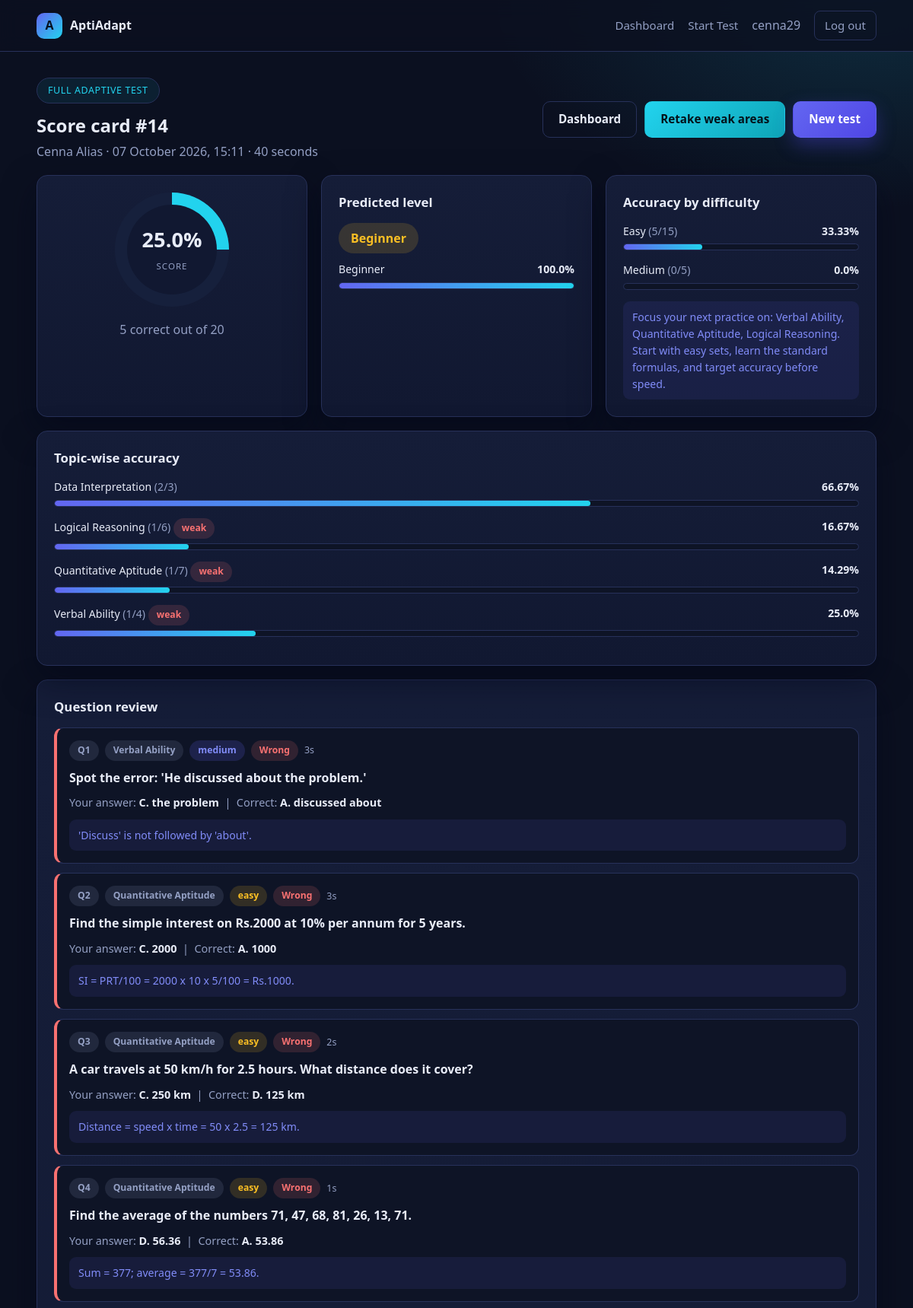
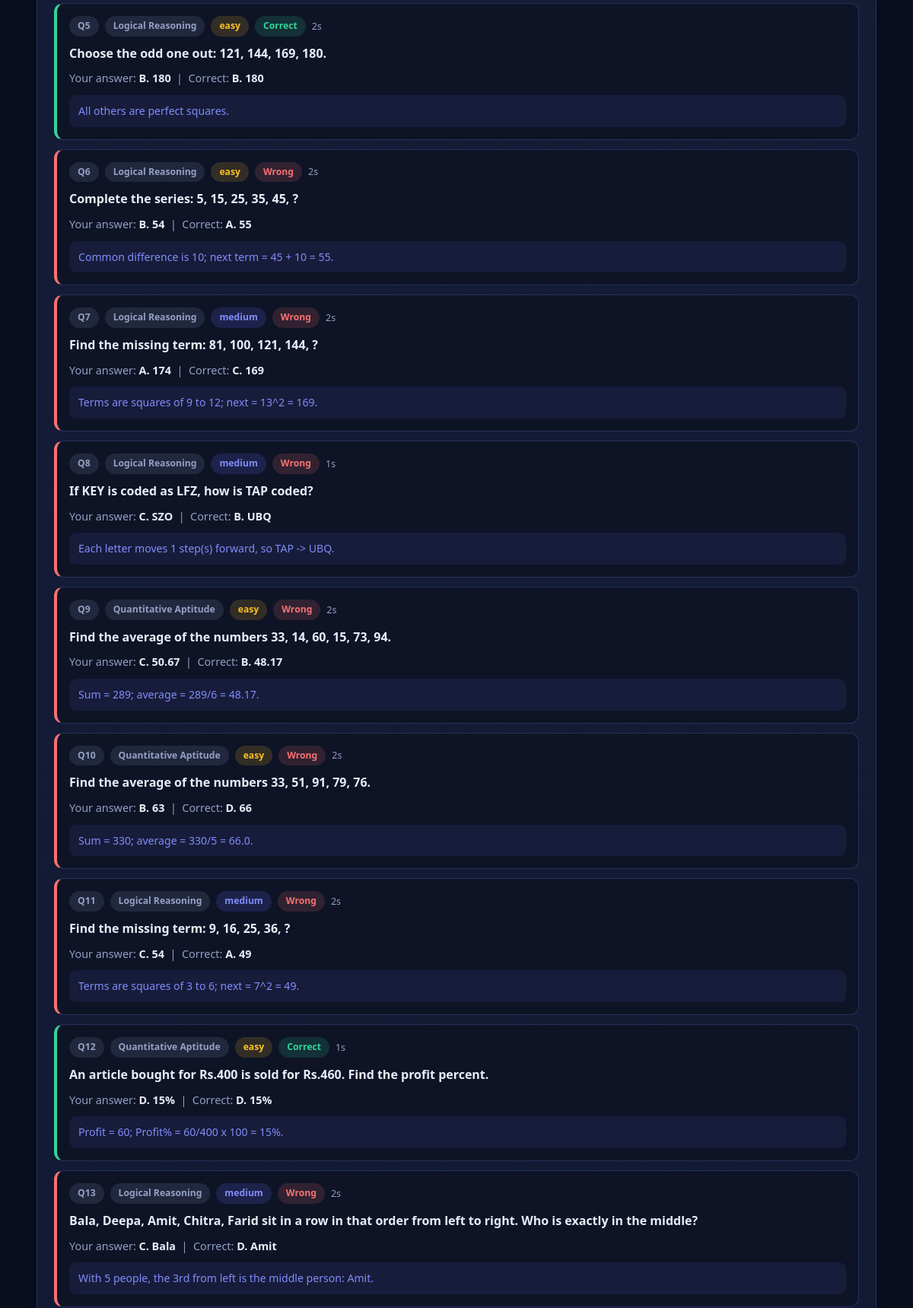
The page /report/14 (signed in, upper part) on the database its author committed (2 pictures, top to bottom).
### models.py (models this page shows, shortened)
class User(db.Model):
    __tablename__ = "users"
    id = db.Column(db.Integer, primary_key=True)
    username = db.Column(db.String(64), unique=True, nullable=False)
    email = db.Column(db.String(120), unique=True, nullable=False)
    full_name = db.Column(db.String(120))
    college = db.Column(db.String(160))
    password_hash = db.Column(db.String(255), nullable=False)
    is_admin = db.Column(db.Boolean, default=False, nullable=False)
    created_at = db.Column(db.DateTime, default=datetime.utcnow)
    attempts = db.relationship("TestAttempt", backref="user", lazy=True,
                               cascade="all, delete-orphan")
    @property
    def completed_attempts(self):
        return [a for a in self.attempts if a.completed]

class TestAttempt(db.Model):
    __tablename__ = "test_attempts"
    id = db.Column(db.Integer, primary_key=True)
    user_id = db.Column(db.Integer, db.ForeignKey("users.id"), nullable=False, index=True)
    mode = db.Column(db.String(20), default="full")        # full | retake
    focus_topics = db.Column(db.String(255))               # comma separated, retake mode
    total_questions = db.Column(db.Integer, default=0)
    correct_answers = db.Column(db.Integer, default=0)
    percentage = db.Column(db.Float, default=0.0)
    predicted_level = db.Column(db.String(20))
    level_confidence = db.Column(db.Float)
    time_taken = db.Column(db.Integer, default=0)          # seconds
    completed = db.Column(db.Boolean, default=False)
    started_at = db.Column(db.DateTime, default=india_time)
    finished_at = db.Column(db.DateTime)
    answers = db.relationship("Answer", backref="attempt", lazy=True,
                              cascade="all, delete-orphan", order_by="Answer.sequence")
    def topic_breakdown(self):
        stats = {}
        for a in self.answers:
            s = stats.setdefault(a.topic, {"total": 0, "correct": 0})
            s["total"] += 1
            s["correct"] += 1 if a.is_correct else 0
        for s in stats.values():
            s["accuracy"] = round(s["correct"] * 100 / s["total"], 2) if s["total"] else 0.0
        return stats
    def difficulty_breakdown(self):
        stats = {}
        for a in self.answers:
            s = stats.setdefault(a.difficulty, {"total": 0, "correct": 0})
            s["total"] += 1
            s["correct"] += 1 if a.is_correct else 0
        for s in stats.values():
            s["accuracy"] = round(s["correct"] * 100 / s["total"], 2) if s["total"] else 0.0
        return stats
    def weak_topics(self, threshold=60.0):
        return [t for t, s in self.topic_breakdown().items() if s["accuracy"] < threshold]

class Answer(db.Model):
    __tablename__ = "answers"
    id = db.Column(db.Integer, primary_key=True)
    attempt_id = db.Column(db.Integer, db.ForeignKey("test_attempts.id"), nullable=False, index=True)
    question_id = db.Column(db.Integer, db.ForeignKey("questions.id"), nullable=False)
    sequence = db.Column(db.Integer, default=0)
    topic = db.Column(db.String(60))
    difficulty = db.Column(db.String(10))
    selected_option = db.Column(db.String(1))
    is_correct = db.Column(db.Boolean, default=False)
    seconds = db.Column(db.Integer, default=0)
    question = db.relationship("Question")

class Question(db.Model):
    __tablename__ = "questions"
    id = db.Column(db.Integer, primary_key=True)
    topic = db.Column(db.String(60), nullable=False, index=True)
    subtopic = db.Column(db.String(80))
    difficulty = db.Column(db.String(10), nullable=False, index=True)  # easy|medium|hard
    question = db.Column(db.Text, nullable=False)
    option_a = db.Column(db.String(255), nullable=False)
    option_b = db.Column(db.String(255), nullable=False)
    option_c = db.Column(db.String(255), nullable=False)
    option_d = db.Column(db.String(255), nullable=False)
    correct_option = db.Column(db.String(1), nullable=False)  # A|B|C|D
    explanation = db.Column(db.Text)
    active = db.Column(db.Boolean, default=True, nullable=False)
    def option_text(self, letter):
        return {"A": self.option_a, "B": self.option_b,
                "C": self.option_c, "D": self.option_d}.get(letter)

### app.py (the view)
@app.route("/report/<int:attempt_id>")
@login_required
def report(attempt_id):
    attempt = db.session.get(TestAttempt, attempt_id)
    u = current_user()
    if not attempt or not attempt.completed or (attempt.user_id != u.id and not u.is_admin):
        abort(404)
    owner = db.session.get(User, attempt.user_id)
    level, conf, feats, probs, src = predictor.predict_level(attempt, owner, app.config["MODEL_PATH"])
    weak = attempt.weak_topics(app.config["WEAK_TOPIC_THRESHOLD"])
    return render_template("report.html", attempt=attempt, topics=attempt.topic_breakdown(),
                           diffs=attempt.difficulty_breakdown(), weak=weak, level=level,
                           confidence=conf, probs=probs, features=feats, source=src,
                           advice=predictor.recommendation(level, weak),
                           metrics=predictor.load_metrics(app.config["METRICS_PATH"]))

### app.py (called while the page is built)
def india_time():
    return datetime.now(ZoneInfo("Asia/Kolkata")).replace(tzinfo=None)

def current_user():
    uid = session.get("user_id")
    return db.session.get(User, uid) if uid else None

def login_required(view):
    @wraps(view)
    def wrapper(*a, **kw):
        if not current_user():
            flash("Please log in to continue.", "warning")
            return redirect(url_for("login"))
        return view(*a, **kw)
    return wrapper

@app.context_processor
def inject_globals():
    return {"user": current_user(), "year": india_time().year}

### engine/predictor.py (called while the page is built, shortened)
def load_model(path):
    global _bundle
    if _bundle is None and os.path.exists(path):
        import joblib
        _bundle = joblib.load(path)
    return _bundle

def load_metrics(path):
    global _metrics
    if _metrics is None and os.path.exists(path):
        with open(path, encoding="utf-8") as f:
            _metrics = json.load(f)
    return _metrics or {}

def predict_level(attempt, user, model_path):
    feats = build_features(attempt, user)
    bundle = load_model(model_path)
    pct = feats["overall_accuracy"]
    label = "Advanced" if pct >= 75 else "Intermediate" if pct >= 50 else "Beginner"
    return label, 100.0, feats, {label: 100.0}, "rule-based fallback"

def recommendation(level, weak_topics):
    if not weak_topics:
        base = "No weak area detected. Move to a harder mixed paper to push your ceiling."
    else:
        base = "Focus your next practice on: " + ", ".join(weak_topics) + "."
    tips = {
        "Beginner": " Start with easy sets, learn the standard formulas, and target accuracy before speed.",
        "Intermediate": " Drill medium questions under a timer and revise shortcuts for weak topics.",
        "Advanced": " Attempt hard mixed papers with sectional time limits to hold accuracy under pressure.",
    }
    return base + tips.get(level, "")

### templates/report.html (shortened to what this page needs)
{% extends "base.html" %}
{% block body %}
<section class="page container">
  <div class="row-between mb">
    <div>
      <span class="pill" style="margin:0">{{ 'Weak-area retake' if attempt.mode == 'retake' else 'Full adaptive test' }}</span>
      <h1 style="margin:10px 0 0">Score card #{{ attempt.id }}</h1>
      <p class="muted" style="margin:4px 0 0">{{ attempt.user.full_name or attempt.user.username }} &middot;
        {{ (attempt.finished_at or attempt.started_at).strftime('%d %B %Y, %H:%M') }} &middot; {{ attempt.time_taken }} seconds</p>
    </div>
    {% if not user.is_admin %}
    <div style="display:flex;gap:10px;flex-wrap:wrap">
      <a class="btn btn-ghost" href="{{ url_for('dashboard') }}">Dashboard</a>
      {% if weak %}<a class="btn btn-accent" href="{{ url_for('test_retake', attempt_id=attempt.id) }}">Retake weak areas</a>{% endif %}
      <a class="btn btn-primary" href="{{ url_for('test_start') }}">New test</a>
    </div>
    {% endif %}
  </div>
  <div class="grid grid-3 mb">
    <div class="card" style="text-align:center">
      <div class="score-ring" style="--pct: {{ attempt.percentage }}">
        <div class="score-ring-inner"><div><b>{{ attempt.percentage }}%</b><small>SCORE</small></div></div>
      </div>
      <p class="muted mt">{{ attempt.correct_answers }} correct out of {{ attempt.total_questions }}</p>
    </div>
    <div class="card">
      <h3 class="card-title">Predicted level</h3>
      <p style="margin:0 0 10px"><span class="badge badge-{{ level|lower }}" style="font-size:1rem;padding:8px 16px">{{ level }}</span></p>
      {% for cls, p in probs|dictsort %}
        <div class="bar-row"><div class="bar-head"><span>{{ cls }}</span><b>{{ p }}%</b></div>
          <div class="bar"><span style="width: {{ p }}%"></span></div></div>
      {% endfor %}
    </div>
    <div class="card">
      <h3 class="card-title">Accuracy by difficulty</h3>
      {% for d in ['easy', 'medium', 'hard'] %}{% if diffs.get(d) %}
        <div class="bar-row">
          <div class="bar-head"><span>{{ d|capitalize }} <span class="muted">({{ diffs[d].correct }}/{{ diffs[d].total }})</span></span><b>{{ diffs[d].accuracy }}%</b></div>
          <div class="bar"><span style="width: {{ diffs[d].accuracy }}%"></span></div>
        </div>
      {% endif %}{% endfor %}
      <div class="explain">{{ advice }}</div>
    </div>
  </div>
  <div class="grid grid-2">
    <div class="card">
      <h3 class="card-title">Topic-wise accuracy</h3>
      {% for topic, s in topics|dictsort %}
        <div class="bar-row">
          <div class="bar-head"><span>{{ topic }} <span class="muted">({{ s.correct }}/{{ s.total }})</span>
            {% if topic in weak %}<span class="badge badge-danger">weak</span>{% endif %}</span><b>{{ s.accuracy }}%</b></div>
          <div class="bar"><span style="width: {{ s.accuracy }}%"></span></div>
        </div>
      {% endfor %}
    </div>
  </div>
  <div class="card mt">
    <h3 class="card-title">Question review</h3>
    {% for a in attempt.answers %}
      <div class="review-item {{ 'correct' if a.is_correct else 'wrong' }}">
        <div class="review-meta">
          <span class="badge badge-muted">Q{{ a.sequence }}</span>
          <span class="badge badge-muted">{{ a.topic }}</span>
          <span class="badge badge-{{ a.difficulty }}">{{ a.difficulty }}</span>
          <span class="badge {{ 'badge-advanced' if a.is_correct else 'badge-danger' }}">{{ 'Correct' if a.is_correct else 'Wrong' }}</span>
          <span>{{ a.seconds }}s</span>
        </div>
        <div class="review-q">{{ a.question.question }}</div>
        <div class="review-ans">Your answer:
          <b>{% if a.selected_option %}{{ a.selected_option }}. {{ a.question.option_text(a.selected_option) }}{% else %}Not answered{% endif %}</b>
          &nbsp;|&nbsp; Correct: <b>{{ a.question.correct_option }}. {{ a.question.option_text(a.question.correct_option) }}</b></div>
        {% if a.question.explanation %}<div class="explain">{{ a.question.explanation }}</div>{% endif %}
      </div>
    {% endfor %}
  </div>
</section>
{% endblock %}

### templates/base.html (shortened to what this page needs)
<!doctype html>
<html lang="en">
<head>
  <link rel="stylesheet" href="{{ url_for('static', filename='css/style.css') }}">
</head>
<body>
<nav class="nav">
  <div class="container nav-inner">
    <a class="brand" href="{{ url_for('home') }}"><span class="brand-mark">A</span> AptiAdapt</a>
    <div class="nav-links">
      {% if user %}
        {% if user.is_admin %}
          <a href="{{ url_for('admin_dashboard') }}">Admin</a>
          <a href="{{ url_for('admin_questions') }}">Questions</a>
        {% else %}
          <a href="{{ url_for('dashboard') }}">Dashboard</a>
          <a href="{{ url_for('test_start') }}">Start Test</a>
        {% endif %}
        <span class="muted">{{ user.username }}</span>
        <a class="btn btn-ghost btn-sm" href="{{ url_for('logout') }}">Log out</a>
      {% else %}
        <a href="{{ url_for('login') }}">Login</a>
        <a href="{{ url_for('admin_login') }}">Admin</a>
        <a class="btn btn-primary btn-sm" href="{{ url_for('register') }}">Register</a>
      {% endif %}
    </div>
  </div>
</nav>
{% block body %}{% endblock %}
</body>
</html>

### rows shown on the page
User: username "cenna29", user "Cenna Alias"
TestAttempt: mode "FULL ADAPTIVE TEST", id "14", finished_at "07 October 2026, 15:11", time_taken "40", percentage "25.0", correct_answers "5", total_questions "20"
Answer: topic "Data Interpretation", correct "2", total "3", accuracy "66.67"
Answer: topic "Logical Reasoning", correct "1", total "6", shows "weak", accuracy "16.67", sequence "5", difficulty "easy", is_correct "Correct", seconds "2", question.question "Choose the odd one out: 121, 144, 169, 180.", selected_option "B", question.option_text "180", question.correct_option "B", question.explanation "All others are perfect squares."
Answer: topic "Quantitative Aptitude", correct "1", total "7", shows "weak", accuracy "14.29", sequence "2", difficulty "easy", is_correct "Wrong", seconds "3", question.question "Find the simple interest on Rs.2000 at 10% per annum for 5 years.", selected_option "C", question.option_text "2000", question.correct_option "A", question.option_text "1000", question.explanation "SI = PRT/100 = 2000 x 10 x 5/100 = Rs.1000."
Answer: topic "Verbal Ability", correct "1", total "4", shows "weak", accuracy "25.0", sequence "1", difficulty "medium", is_correct "Wrong", seconds "3", question.question "Spot the error: 'He discussed about the problem.'", selected_option "C", question.option_text "the problem", question.correct_option "A", question.option_text "discussed about", question.explanation "'Discuss' is not followed by 'about'."
Answer: sequence "3", topic "Quantitative Aptitude", difficulty "easy", is_correct "Wrong", seconds "2", question.question "A car travels at 50 km/h for 2.5 hours. What distance does it cover?", selected_option "C", question.option_text "250 km", question.correct_option "D", question.option_text "125 km", question.explanation "Distance = speed x time = 50 x 2.5 = 125 km."
Answer: sequence "4", topic "Quantitative Aptitude", difficulty "easy", is_correct "Wrong", seconds "1", question.question "Find the average of the numbers 71, 47, 68, 81, 26, 13, 71.", selected_option "D", question.option_text "56.36", question.correct_option "A", question.option_text "53.86", question.explanation "Sum = 377; average = 377/7 = 53.86."
Answer: sequence "6", topic "Logical Reasoning", difficulty "easy", is_correct "Wrong", seconds "2", question.question "Complete the series: 5, 15, 25, 35, 45, ?", selected_option "B", question.option_text "54", question.correct_option "A", question.option_text "55", question.explanation "Common difference is 10; next term = 45 + 10 = 55."
Answer: sequence "7", topic "Logical Reasoning", difficulty "medium", is_correct "Wrong", seconds "2", question.question "Find the missing term: 81, 100, 121, 144, ?", selected_option "A", question.option_text "174", question.correct_option "C", question.option_text "169", question.explanation "Terms are squares of 9 to 12; next = 13^2 = 169."
Answer: sequence "8", topic "Logical Reasoning", difficulty "medium", is_correct "Wrong", seconds "1", question.question "If KEY is coded as LFZ, how is TAP coded?", selected_option "C", question.option_text "SZO", question.correct_option "B", question.option_text "UBQ", question.explanation "Each letter moves 1 step(s) forward, so TAP -> UBQ."
Answer: sequence "9", topic "Quantitative Aptitude", difficulty "easy", is_correct "Wrong", seconds "2", question.question "Find the average of the numbers 33, 14, 60, 15, 73, 94.", selected_option "C", question.option_text "50.67", question.correct_option "B", question.option_text "48.17", question.explanation "Sum = 289; average = 289/6 = 48.17."
Answer: sequence "10", topic "Quantitative Aptitude", difficulty "easy", is_correct "Wrong", seconds "2", question.question "Find the average of the numbers 33, 51, 91, 79, 76.", selected_option "B", question.option_text "63", question.correct_option "D", question.option_text "66", question.explanation "Sum = 330; average = 330/5 = 66.0."
Answer: sequence "11", topic "Logical Reasoning", difficulty "medium", is_correct "Wrong", seconds "2", question.question "Find the missing term: 9, 16, 25, 36, ?", selected_option "C", question.option_text "54", question.correct_option "A", question.option_text "49", question.explanation "Terms are squares of 3 to 6; next = 7^2 = 49."
Answer: sequence "12", topic "Quantitative Aptitude", difficulty "easy", is_correct "Correct", seconds "1", question.question "An article bought for Rs.400 is sold for Rs.460. Find the profit percent.", selected_option "D", question.option_text "15%", question.correct_option "D", question.explanation "Profit = 60; Profit% = 60/400 x 100 = 15%."
Answer: sequence "13", topic "Logical Reasoning", difficulty "medium", is_correct "Wrong", seconds "2", question.question "Bala, Deepa, Amit, Chitra, Farid sit in a row in that order from left to right. Who is exactly in the middle?", selected_option "C", question.option_text "Bala", question.correct_option "D", question.option_text "Amit", question.explanation "With 5 people, the 3rd from left is the middle person: Amit."

### other values the page prints
{{ level }} "Beginner"
{{ cls }} "Beginner"
{{ p }} "100.0"
{{ d|capitalize }} "Easy" "Medium"
{{ diffs[d].correct }} "5" "0"
{{ diffs[d].total }} "15" "5"
{{ diffs[d].accuracy }} "33.33" "0.0"
{{ advice }} "Focus your next practice on: Verbal Ability, Quantitative Aptitude, Logical Reasoning. Start with easy sets, learn the standard formulas, and target accuracy before speed."
